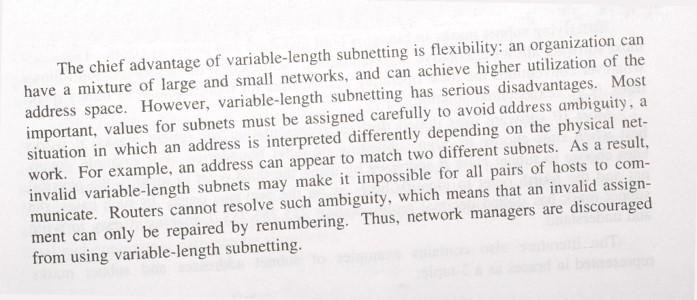
#> input picture code/milstein-backing.jpg, 697 x 300 px
$ python preprocessing_test2.py   (Python 2 division)   (older library calls are emulated)
#> lines starting #> are read from the running program, lines starting #| are printed output that depends on the picture; after the words box and inside, x2 and y2 are one past the last pixel; in counts of white or black regions, pixels touching at a corner belong together
# -*- coding: utf-8 -*-
import cv2
import numpy as np
import sys


def rotate_to_text_tilt(img):
    coords = np.column_stack(np.where(img > 0))
    angle = cv2.minAreaRect(coords)[-1]
    if angle < -45:
        angle = -(90 + angle)
    else:
        angle = -angle
    # print angle
    h, w = img.shape[:2]
    center = (w // 2, h // 2)
    m = cv2.getRotationMatrix2D(center, angle, 1.0)
    rotated = cv2.warpAffine(img, m, (w, h), flags=cv2.INTER_CUBIC,
                             borderMode=cv2.BORDER_REPLICATE)
    return rotated


def get_line_coords(img):
    slices = cv2.reduce(img, 1, cv2.REDUCE_AVG, dtype=cv2.CV_32S)
    print slices
    # cv2.imshow('image', slices)
    count = 0
    is_line = False
    y = 0
    line_coords = []
    for i, _ in enumerate(slices):
        if is_line:
            if not slices[i]:
                is_line = False
                count = 1
                y = i
        else:
            if slices[i]:
                is_line = True
                line_coords.append(int(y / count))
            else:
                y += i
                count += 1
    return line_coords


def main():
    img_name = 'milstein-backing.jpg'
    img = cv2.imread(img_name)
#> img is the input picture: shape (300, 697, 3); mean B, G, R 231.3, 231, 233.9
    gray = cv2.cvtColor(img, cv2.COLOR_BGR2GRAY)
    gray = cv2.bitwise_not(gray)
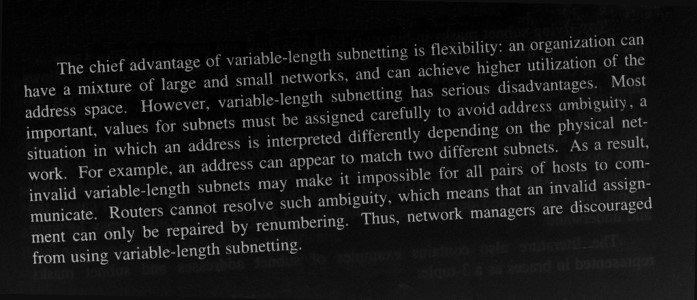
#> gray: shape (300, 697); min 0, max 182, mean 23.1
    _, thresh = cv2.threshold(gray, 0, 255, cv2.THRESH_BINARY +
                              cv2.THRESH_OTSU)
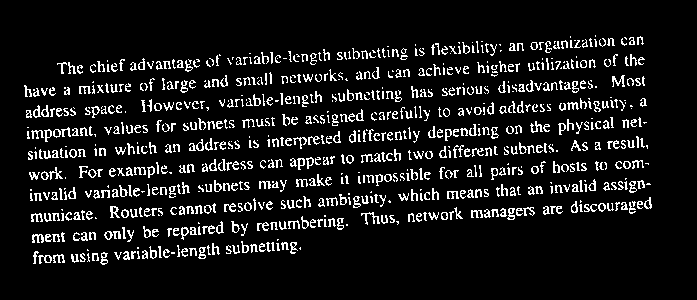
#> thresh: shape (300, 697); 9.5% white in thin lines or dots, all inside (x1, y1, x2, y2) = (24, 35, 652, 265)
    rotated = rotate_to_text_tilt(thresh)
#> in rotate_to_text_tilt, `coords = np.column_stack(np.where(img > 0))`: coords = 19866 pairs, first value 35 to 264, second value 24 to 651
#> in rotate_to_text_tilt, `angle = cv2.minAreaRect(coords)[-1]`: angle = -87.07
#> in rotate_to_text_tilt, `angle = -(90 + angle)`: angle = -2.93
#> in rotate_to_text_tilt, `m = cv2.getRotationMatrix2D(center, angle, 1.0)`: m = [[0.999, -0.0512, 8.13], [0.0512, 0.999, -17.61]]
#> in rotate_to_text_tilt, `rotated = cv2.warpAffine(img, m, (w, h), flags=cv2.INTER_CUBIC, border..`:
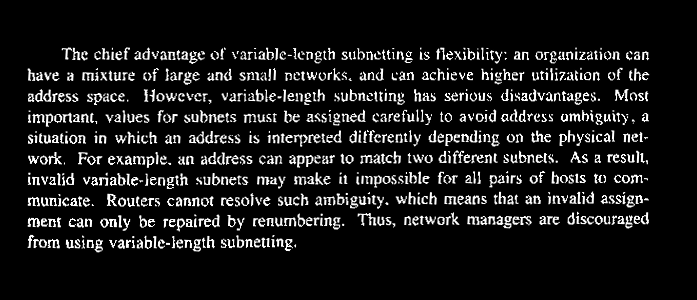
#> rotated: shape (300, 697); min 0, max 255, mean 24.9

    line_coords = get_line_coords(rotated)
#> in get_line_coords, `slices = cv2.reduce(img, 1, cv2.REDUCE_AVG, dtype=cv2.CV_32S)`: slices = 300 values, max 104 at index 79, min 0 at index 0, mean 24.91
#> (printed output is left out)
#> the loop in get_line_coords, `for i, _ in enumerate(slices):` made 300 passes
#> (is_line, count, y) on passes 65, 86, 106, 128, 148, 169, 190, 210, 232: (False, 1, 64), (False, 1, 85), (False, 1, 105), (False, 1, 127), (False, 1, 147), (False, 1, 168), (False, 1, 189), (False, 1, 209), (False, 1, 231)
#> (y, count) on passes 1 to 6: (0, 1), (1, 2), (3, 3), (6, 4), (10, 5), (15, 6)
#> after the loop in get_line_coords, `for i, _ in enumerate(slices):`: count = 48; line_coords = [23, 65, 86, 106, 128, 148, 169, 190, 210, 232]; y = 13224
#> line_coords = [23, 65, 86, 106, 128, 148, 169, 190, 210, 232]
    lines = []
    for line1, line2 in zip(line_coords[:-1], line_coords[1:]):
        lines.append(rotated[line1:line2, ])
#> this loop made 9 passes
#> (line1, line2) on passes 1 to 9: (23, 65), (65, 86), (86, 106), (106, 128), (128, 148), (148, 169), (169, 190), (190, 210), (210, 232)
#> after the loop, lines = 9 items

    contours, hierarchy = cv2.findContours(lines[0], cv2.RETR_LIST,
                                           cv2.CHAIN_APPROX_SIMPLE)[1:]
#> contours = 190 contours, 148 with area under 20; largest, box (x1, y1, x2, y2) and area: (340, 24, 414, 41) 383, (176, 26, 206, 42) 236, (566, 23, 603, 39) 224, (534, 27, 565, 42) 218, (231, 23, 274, 38) 200
    for cnt in contours:
        x, y, w, h = cv2.boundingRect(cnt)
        if h > 10:
            cv2.rectangle(lines[0], (x, y), (x + w, y + h), (255, 0, 255), 1)
            cv2.imshow('asd', rotated)
            cv2.waitKey(0)
#> this loop made 190 passes
#> (x, y, w, h) on passes 7 to 9: (551, 36, 5, 4), (406, 36, 5, 4), (315, 36, 6, 4)


if __name__ == '__main__':
    main()
